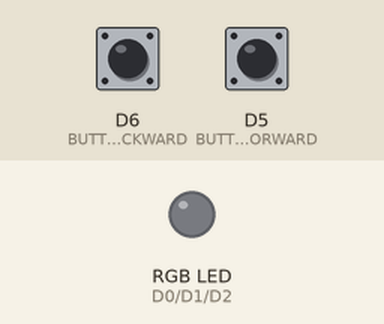
Recording of a sketch running on a simulated ESP8266 (NodeMCU). On the bench: an RGB LED mixed from three pins (HIGH = lit). The test bench sets the inputs (shaded band); at power-on: D6 (BUTTON_PIN_BACKWARD) HIGH, D5 (BUTTON_PIN_FORWARD) HIGH.

Above: at 1.2 s.
1.3 s: D6 (BUTTON_PIN_BACKWARD) pulled LOW for 0.15 s
At 2.1 s:
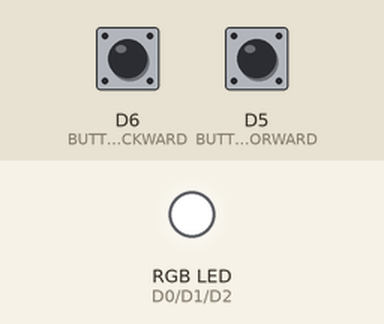
2.9 s: D5 (BUTTON_PIN_FORWARD) pulled LOW for 0.15 s
At 3.4 s:
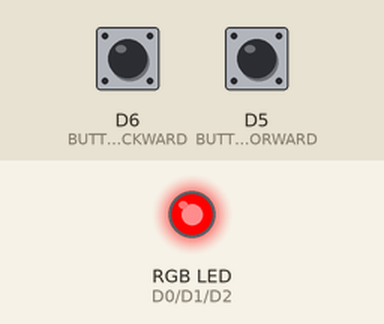
4.5 s: D5 (BUTTON_PIN_FORWARD) pulled LOW for 1 s
At 5.8 s:
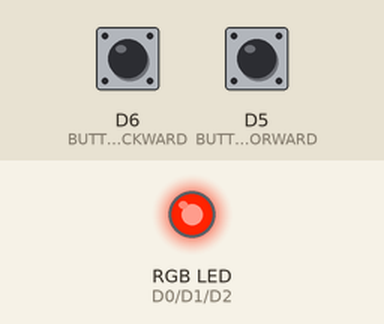
7.0 s: D5 (BUTTON_PIN_FORWARD) pulled LOW for 0.15 s
At 7.7 s:
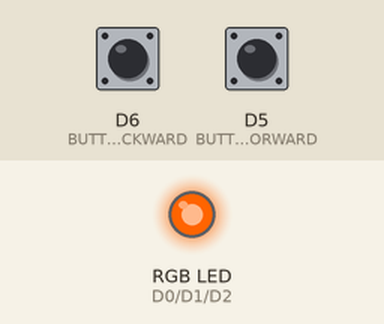
8.6 s: D5 (BUTTON_PIN_FORWARD) pulled LOW for 3.2 s
At 13.0 s:
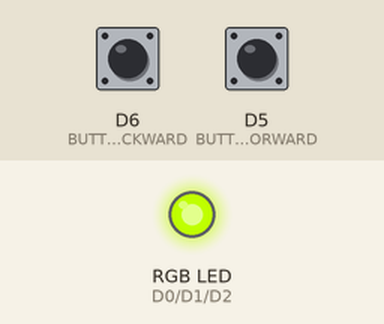
13.3 s: D6 (BUTTON_PIN_BACKWARD) pulled LOW for 1 s
At 14.9 s:
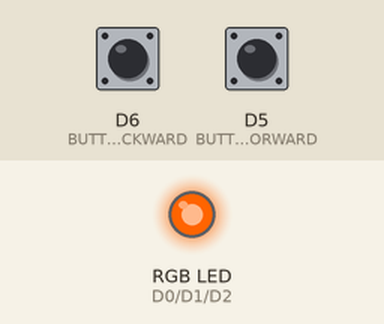
Timing chart, 0 to 16.4 s (numbered marks = the images above; inputs shaded):
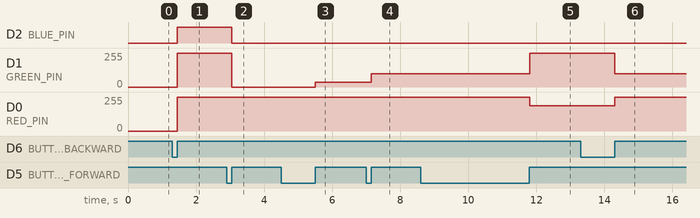

Measured:
- after the input at 1.3 s, D2 (BLUE_PIN): LOW → HIGH after 0.15 s; D1 (GREEN_PIN), D0 (RED_PIN): 0/255 → 255/255 after 0.15 s
- after the input at 2.9 s, D2 (BLUE_PIN): HIGH → LOW after 0.15 s; D1 (GREEN_PIN): 255/255 → 0/255 after 0.15 s
- after the input at 4.5 s, D1 (GREEN_PIN): 0/255 → 35/255 after 1.0 s
- after the input at 7.0 s, D1 (GREEN_PIN): 35/255 → 100/255 after 0.15 s
- after the input at 8.6 s, D1 (GREEN_PIN): 100/255 → 255/255 after 3.2 s; D0 (RED_PIN): 255/255 → 191/255 after 3.2 s
- after the input at 13.3 s, D1 (GREEN_PIN): 255/255 → 100/255 after 1.0 s; D0 (RED_PIN): 191/255 → 255/255 after 1.0 s

The sketch:

EldelsegundoPDFLEDRGB.ino
```cpp
#define RED_PIN   D0     // Pin para el color rojo
#define GREEN_PIN D1     // Pin para el color verde
#define BLUE_PIN  D2     // Pin para el color azul
#define BUTTON_PIN_FORWARD D5    // Pin para el botón de avanzar colores
#define BUTTON_PIN_BACKWARD D6   // Pin para el botón de retroceder colores

int currentColor = -1;  // Variable para realizar un seguimiento del color actual
int buttonStateForward = HIGH; // Variable para realizar un seguimiento del estado del botón de avanzar colores
int buttonStateBackward = HIGH; // Variable para realizar un seguimiento del estado del botón de retroceder colores
unsigned long lastDebounceTime = 0; // Último tiempo en que se detectó un cambio de estado en los botones
unsigned long debounceDelay = 50;    // Retardo de rebote

void setup() {
  pinMode(RED_PIN, OUTPUT);
  pinMode(GREEN_PIN, OUTPUT);
  pinMode(BLUE_PIN, OUTPUT);
  pinMode(BUTTON_PIN_FORWARD, INPUT_PULLUP); // Pin del botón de avanzar colores con resistencia pull-up interna
  pinMode(BUTTON_PIN_BACKWARD, INPUT_PULLUP); // Pin del botón de retroceder colores con resistencia pull-up interna
  setColor(0, 0, 0); // Inicializa el LED RGB apagado
}

void loop() {
  int newButtonStateForward = digitalRead(BUTTON_PIN_FORWARD);
  int newButtonStateBackward = digitalRead(BUTTON_PIN_BACKWARD);

  if (newButtonStateForward != buttonStateForward) {
    lastDebounceTime = millis(); // Actualiza el tiempo de último rebote

    // Cambiar al siguiente color cuando dejas de presionar el botón de avanzar colores
    if (newButtonStateForward == HIGH) {
      currentColor++;
      if (currentColor > 10) {
        currentColor = 0;
      }
    }
  }

  if (newButtonStateBackward != buttonStateBackward) {
    lastDebounceTime = millis(); // Actualiza el tiempo de último rebote

    // Cambiar al color anterior cuando dejas de presionar el botón de retroceder colores
    if (newButtonStateBackward == HIGH) {
      currentColor--;
      if (currentColor < 0) {
        currentColor = 10;
      }
    }
  }

  // Cambiar el color del LED RGB según el valor de currentColor
  if (currentColor == 0) {
    setColor(255, 0, 0); // Rojo
  } else if (currentColor == 1) {
    setColor(255, 35, 0); // Naranja
  } else if (currentColor == 2) {
    setColor(255, 100, 0); // Amarillo
  } else if (currentColor == 3) {
    setColor(191, 255, 0); // Verde limón
  } else if (currentColor == 4) {
    setColor(0, 255, 0); // Verde
  } else if (currentColor == 5) {
    setColor(0, 255, 166); // Aguamarina
  } else if (currentColor == 6) {
    setColor(0, 255, 255); // Cian
  } else if (currentColor == 7) {
    setColor(67,124,255); // Azul índigo
  } else if (currentColor == 8) {
    setColor(148, 0, 211); // Violeta
  } else if (currentColor == 9) {
    setColor(255, 0, 255); // Magenta
  } else if (currentColor == 10) {
    setColor(255, 255, 255); // Blanco
  }

  buttonStateForward = newButtonStateForward;
  buttonStateBackward = newButtonStateBackward;
}

void setColor(int red, int green, int blue) {
  analogWrite(RED_PIN, red);
  analogWrite(GREEN_PIN, green);
  analogWrite(BLUE_PIN, blue);
}
```
